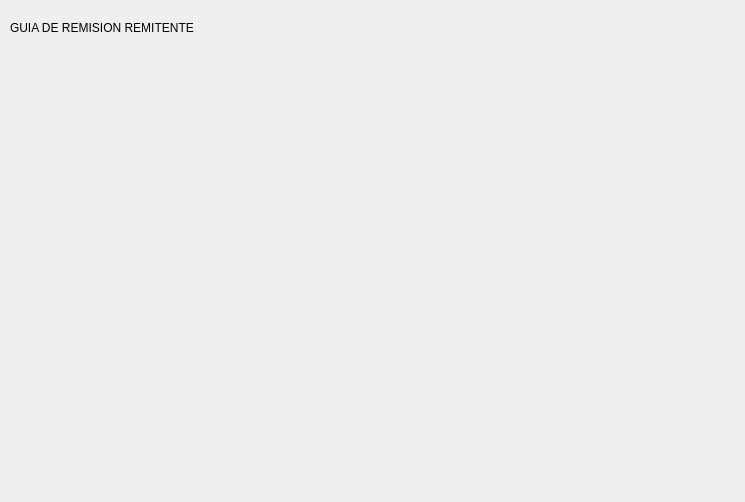
<?xml version="1.0" encoding="UTF-8"?>
<ui version="4.0">
 <class>ui_gremisionr</class>
 <widget class="QWidget" name="ui_gremisionr">
  <property name="geometry">
   <rect>
    <x>0</x>
    <y>0</y>
    <width>745</width>
    <height>502</height>
   </rect>
  </property>
  <property name="windowTitle">
   <string>Form</string>
  </property>
  <widget class="QLabel" name="label">
   <property name="geometry">
    <rect>
     <x>10</x>
     <y>20</y>
     <width>231</width>
     <height>16</height>
    </rect>
   </property>
   <property name="text">
    <string>GUIA DE REMISION REMITENTE</string>
   </property>
  </widget>
 </widget>
 <resources/>
 <connections/>
</ui>
